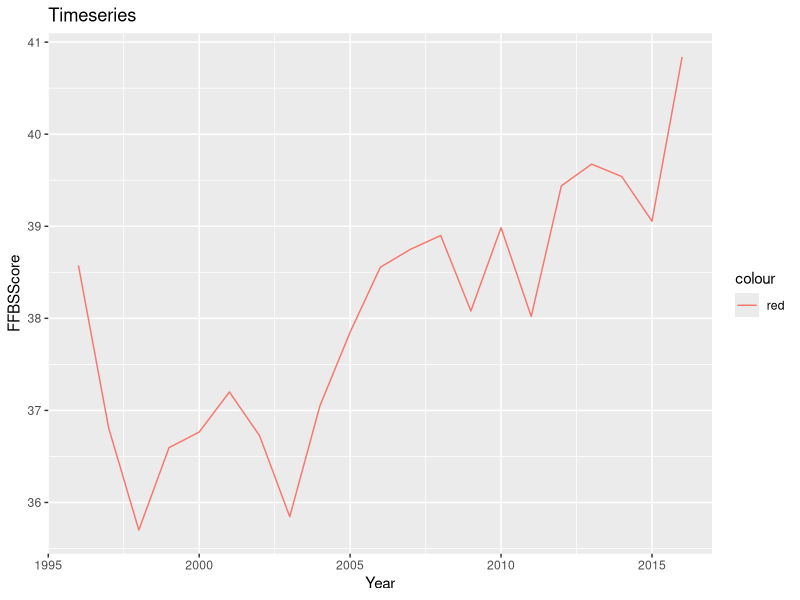
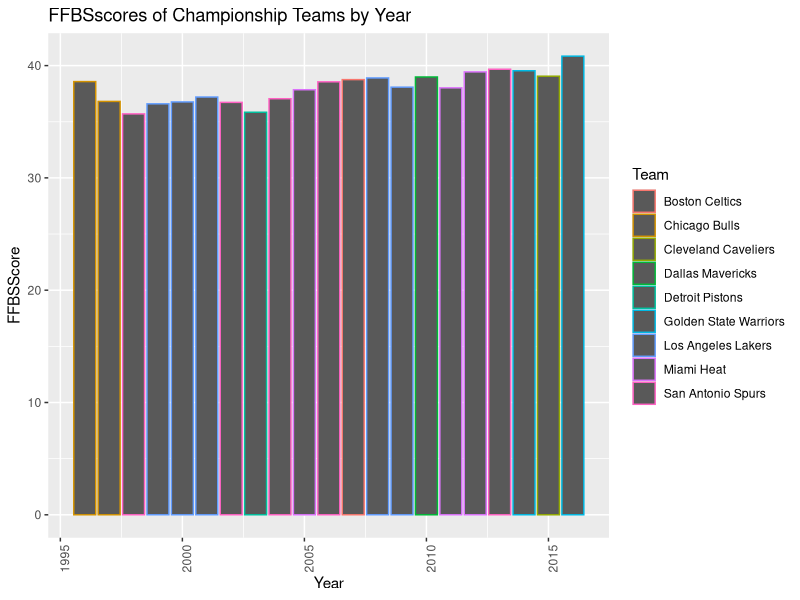
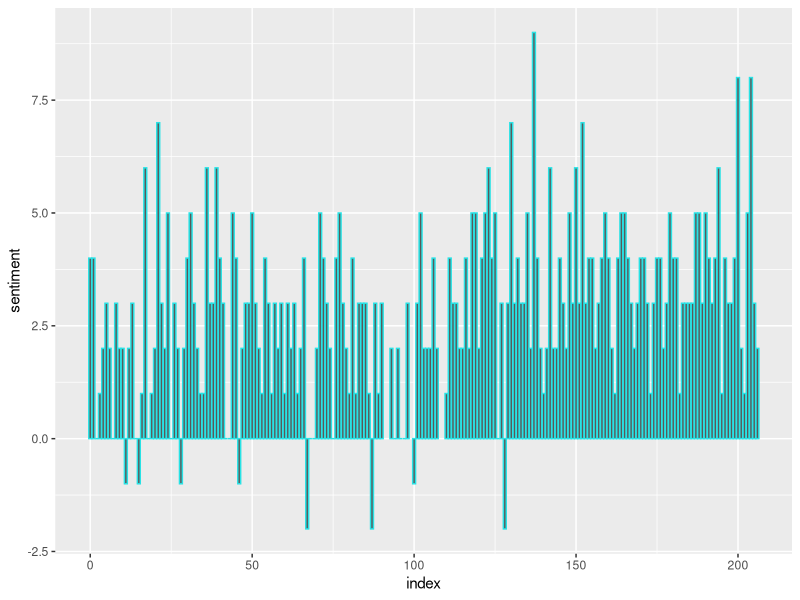
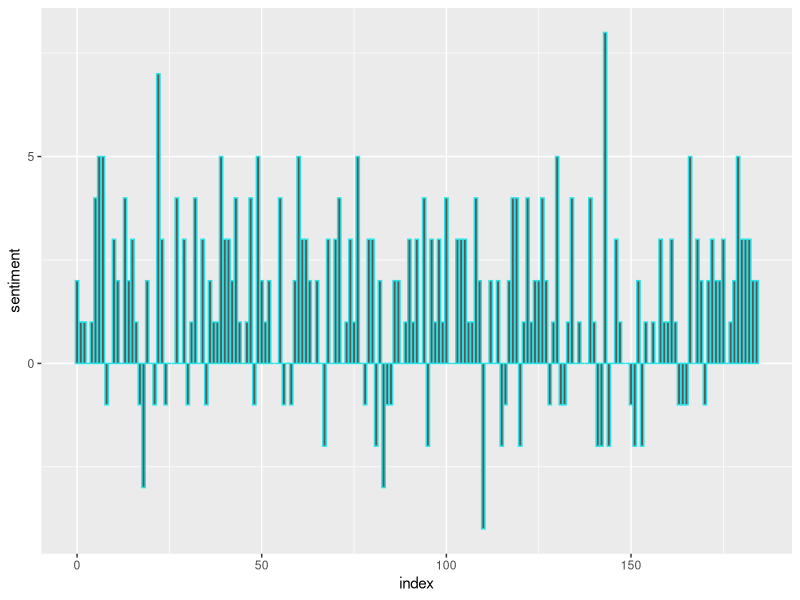
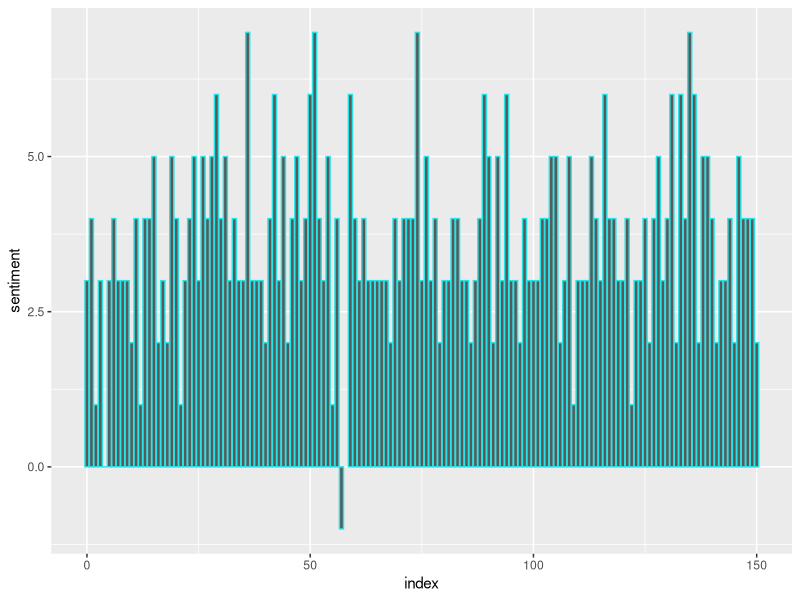
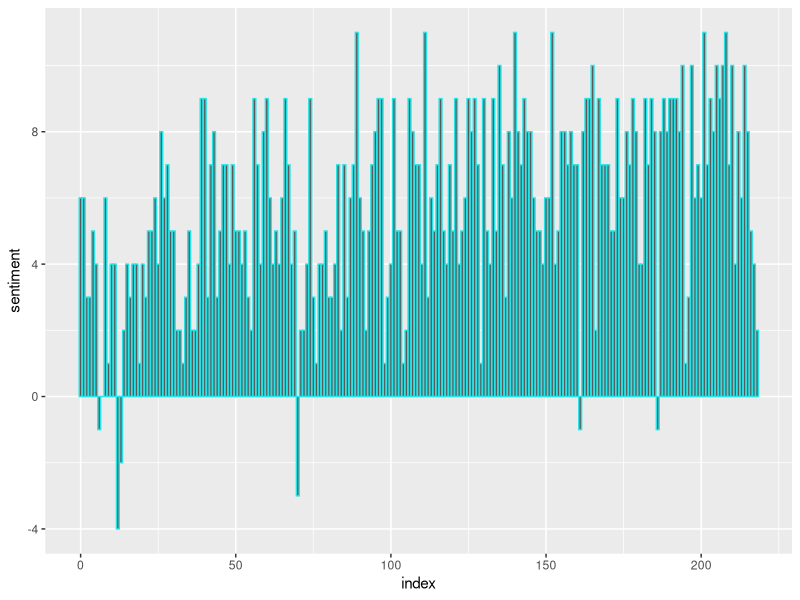
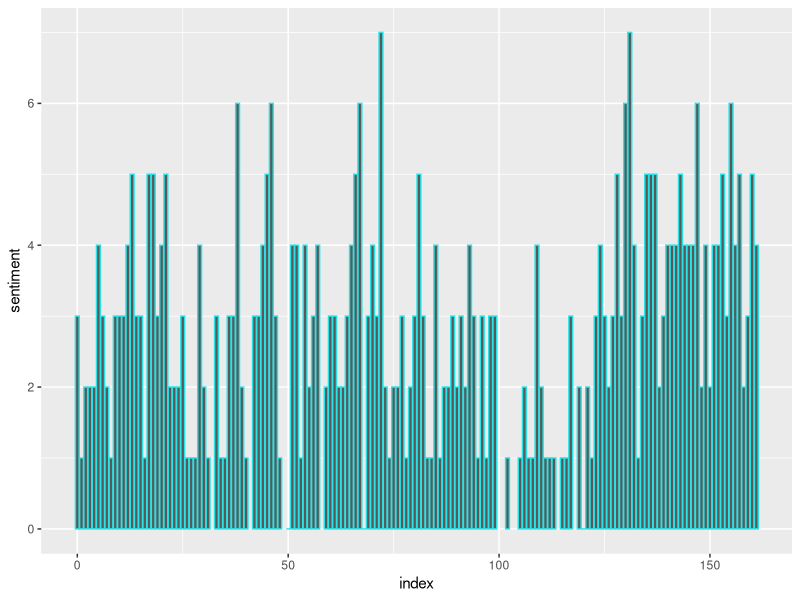
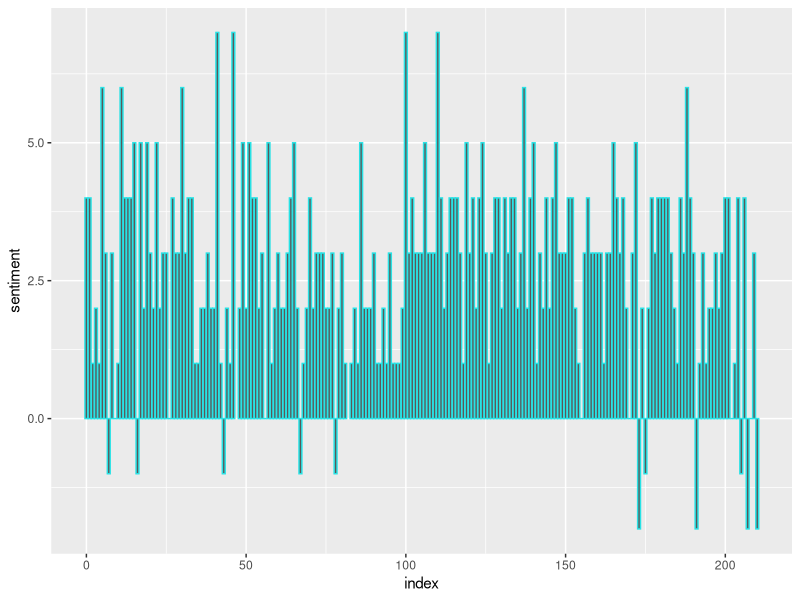

Reproduce these figures in R, in order.
library(tidyverse)
# library(devtools)
# library(twitteR)
library(tidytext)

teams <- read.csv("winningteams.csv")
teamstib <- as.tibble(teams)

# editing the data set to add two new columns of FFBS SCore and rank
teamstib <- teamstib %>% mutate(FFBSScore = 0.4*eFG - 0.25*TOV + 0.2*RB + 0.15*FT)
teamstib <- teamstib %>% mutate(Rank = c(2,4,1,3,4,1,2,3,3,4,1,2,4,1,3,2,3,4,2,1,2,4,3,1,2,4,1,3,4,3,2,1,3,4,1,2,3,2,1,4,1,4,2,3,2,1,4,3,2,4,3,1,3,4,1,2,3,1,4,2,3,2,4,1,1,2,4,3,1,3,4,2,1,3,2,4,3,1,4,2,1,3,4,2))
teams <- as.data.frame(teamstib)

ranktib <- teamstib %>% select(Champion, Rank) %>% 
  filter(Champion == "Yes") 
rank <- as.data.frame(ranktib) 
mean(rank$Rank)

# filtering out non championship teams
champscores <- teamstib %>% select(Champion, FFBSScore) %>% 
    filter(Champion == "Yes") %>% as.data.frame()
avgchampscores <- mean(champscores$FFBSScore)

#filtering out Championship teams
nonchampscores <- teamstib %>% select(Champion, FFBSScore) %>% 
  filter(Champion == "No") %>% as.data.frame()
avgnonchampscores <- mean(nonchampscores$FFBSScore)

var.test(champscores$FFBSScore, nonchampscores$FFBSScore)
t.test(champscores$FFBSScore, nonchampscores$FFBSScore, var.equal = T)



## timeseries plot of FFBSSCore of championship teams over 20 years 
champteams <- teamstib %>% filter(Champion == "Yes")
ts <- ggplot(data = champteams, aes(x = Year, y = FFBSScore, colour = 'red')) +geom_line() + ggtitle("Timeseries")
ts

FFBSchampplot <- ggplot(champteams) + 
  geom_bar(mapping = aes(x = Year, y = FFBSScore, color = Team), stat = "identity") + 
  theme(axis.text.x = element_text(angle = 90, hjust = 1)) + 
  ggtitle("FFBSscores of Championship Teams by Year")
FFBSchampplot


### TWITTER ANALYSIS ###

## THE FOLLOWING CODE IS COMMENTED OUT BECAUSE IT IS FOR 
## TWITTER REAL TIME DATA COLLECTION. I HAVE ALREADY SAVED
## THE DATA COLLECTED FROM TWITTER IN CSV'S WHICH ARE  INCLUDED IN THE 
## PROJECT FOLDER

# api_key <- "A39e9EPdw5vVO9zXU5fgSsclD"
# api_secret <- "79o3ei4tr4OQLhah0CtLGUuabCsiWCiVIAQPBu3Lzyjye2SSDk"
# 
# access_token <- "451216855-evLahTJeb2xGIwPky4TNfXCFULF590Xm4FCqsAkM"
# access_token_secret <- "NpbU1k5EF6GuMxR1AiKVopo0vC6voRhV0KLs10LpAJlWp"
# 
# 
# setup_twitter_oauth(api_key, api_secret, access_token, access_token_secret)
# 
# 
# # gathering Boston Celtics tweets and creating data set 
# celtics <- searchTwitter('@celtics', resultType = "recent", n = 1000)
# celtics.df <- twListToDF(celtics)
# write.csv(celtics.df, "celtics.csv")
# 
# # gathering Golden State Warriors tweets and creating data set
# warriors <- searchTwitter('@warriors', resultType = "recent", n = 1000)
# warriors.df <- twListToDF(warriors)
# write.csv(warriors.df, "warriors.csv")
# 
# # gathering Cleveland Caveliers tweets and creating data set
# cavs <- searchTwitter('@cavs', resultType = "recent", n = 1000)
# cavs.df <- twListToDF(cavs)
# write.csv(cavs.df, "cavs.csv")
# 
# # gathering New Orleans Pelicans tweets and creating data set
# pelicans <- searchTwitter('@PelicansNBA', resultType = "recent", n = 1000)
# pelicans.df <- twListToDF(pelicans)
# write.csv(pelicans.df, "pelicans.csv")
# 
# # gathering Houston Rockets tweets and creating data set
# rockets <- searchTwitter('@HoustonRockets', resultType = "recent", n = 1000)
# rockets.df <- twListToDF(rockets)
# write.csv(rockets.df, "rockets.csv")
# 
# # gathering Utah Jazz tweets and creating data set
# jazz <- searchTwitter('@utahjazz', resultType = "recent", n = 1000)
# jazz.df <- twListToDF(jazz)
# write.csv(jazz.df, "jazz.csv")
# 
# # gathering Philadelphia 76ers tweets and creating data set
# sixers <- searchTwitter('@sixers', resultType = "recent", n = 1000)
# sixers.df <- twListToDF(sixers)
# write.csv(sixers.df, "sixers.csv")
# 
# # gathering Toronto Raptors tweets and creating data set
# raptors <- searchTwitter('@Raptors', resultType = "recent", n = 1000)
# raptors.df <- twListToDF(raptors)
# write.csv(raptors.df, "raptors.csv")


# unnest words in celtics tweets data set
c<- read_csv("celtics.csv")
tceltics <- c %>% 
  as.tibble() %>% 
  select(text) %>% 
  unnest_tokens(word, text) %>% 
  mutate(linenumber = row_number())

# positive/negative sentiment analysis of celtics tweets 
c_sentiment <- tceltics %>%
  inner_join(get_sentiments("bing")) %>%
  count(index = linenumber %/% 100, sentiment) %>%
  spread(sentiment, n, fill = 0) %>%
  mutate(sentiment = positive - negative)  

# total sum of sentiments for 1000 most recent celtics tweets
c_sent_score <- as.data.frame(c_sentiment) %>% sum(c_sentiment$sentiment)

# pos/neg sentiment plot for celtics sentiment analysis 
ggplot(c_sentiment, aes(index, sentiment)) +
  geom_col(show.legend = FALSE,col=13) 


# unnest words in warriors tweets data set
w <- read_csv("warriors.csv")
twarriors <- w %>% 
  as.tibble() %>% 
  select(text) %>% 
  unnest_tokens(word, text) %>% 
  mutate(linenumber = row_number())

# positive/negative sentiment analysis of warriors tweets 
w_sentiment <- twarriors %>%
  inner_join(get_sentiments("bing")) %>%
  count(index = linenumber %/% 100, sentiment) %>%
  spread(sentiment, n, fill = 0) %>%
  mutate(sentiment = positive - negative)  

# total sum of sentiments for 1000 most recent warriors tweets
w_sent_score <- as.data.frame(w_sentiment) %>% sum(w_sentiment$sentiment)

# pos/neg sentiment plot for warriors sentiment analysis 
ggplot(w_sentiment, aes(index, sentiment)) +
  geom_col(show.legend = FALSE,col=13)


# unnest words in cavs tweets data set
ca <- read_csv("cavs.csv")
tcavs <- ca %>% 
  as.tibble() %>% 
  select(text) %>% 
  unnest_tokens(word, text) %>% 
  mutate(linenumber = row_number())

# positive/negative sentiment analysis of cavs tweets 
ca_sentiment <- tcavs %>%
  inner_join(get_sentiments("bing")) %>%
  count(index = linenumber %/% 100, sentiment) %>%
  spread(sentiment, n, fill = 0) %>%
  mutate(sentiment = positive - negative)  

# total sum of sentiments for 1000 most recent cavs tweets
ca_sent_score <- as.data.frame(ca_sentiment) %>% sum(ca_sentiment$sentiment)

# pos/neg sentiment plot for cavs sentiment analysis 
ggplot(ca_sentiment, aes(index, sentiment)) +
  geom_col(show.legend = FALSE,col=13)


# unnest words in pelicans tweets data set
p <- read_csv("pelicans.csv")
tpelicans <- p %>% 
  as.tibble() %>% 
  select(text) %>% 
  unnest_tokens(word, text) %>% 
  mutate(linenumber = row_number())

# positive/negative sentiment analysis of pelicans tweets 
p_sentiment <- tpelicans %>%
  inner_join(get_sentiments("bing")) %>%
  count(index = linenumber %/% 100, sentiment) %>%
  spread(sentiment, n, fill = 0) %>%
  mutate(sentiment = positive - negative)  

# total sum of sentiments for 1000 most recent pelicans tweets
p_sent_score <- as.data.frame(p_sentiment) %>% sum(p_sentiment$sentiment)

# pos/neg sentiment plot for pelicans sentiment analysis 
ggplot(p_sentiment, aes(index, sentiment)) +
  geom_col(show.legend = FALSE,col=13)


# unnest words in rockets tweets data set
r <- read_csv("rockets.csv")
trockets <- r %>% 
  as.tibble() %>% 
  select(text) %>% 
  unnest_tokens(word, text) %>% 
  mutate(linenumber = row_number())

# positive/negative sentiment analysis of rockets tweets 
r_sentiment <- trockets %>%
  inner_join(get_sentiments("bing")) %>%
  count(index = linenumber %/% 100, sentiment) %>%
  spread(sentiment, n, fill = 0) %>%
  mutate(sentiment = positive - negative)  

# total sum of sentiments for 1000 most recent rockets tweets
r_sent_score <- as.data.frame(r_sentiment) %>% sum(r_sentiment$sentiment)

# pos/neg sentiment plot for rockets sentiment analysis 
ggplot(r_sentiment, aes(index, sentiment)) +
  geom_col(show.legend = FALSE,col=13)


# unnest words in jazz tweets data set
j <- read_csv("jazz.csv")
tjazz <- j %>% 
  as.tibble() %>% 
  select(text) %>% 
  unnest_tokens(word, text) %>% 
  mutate(linenumber = row_number())

# positive/negative sentiment analysis of jazz tweets 
j_sentiment <- tjazz %>%
  inner_join(get_sentiments("bing")) %>%
  count(index = linenumber %/% 100, sentiment) %>%
  spread(sentiment, n, fill = 0) %>%
  mutate(sentiment = positive - negative)  

# total sum of sentiments for 1000 most recent jazz tweets
j_sent_score <- as.data.frame(j_sentiment) %>% sum(j_sentiment$sentiment)

# pos/neg sentiment plot for jazz sentiment analysis 
ggplot(j_sentiment, aes(index, sentiment)) +
  geom_col(show.legend = FALSE,col=13)


# unnest words in sixers tweets data set
s <- read_csv("sixers.csv")
tsixers <- s %>% 
  as.tibble() %>% 
  select(text) %>% 
  unnest_tokens(word, text) %>% 
  mutate(linenumber = row_number())

# positive/negative sentiment analysis of sixers tweets 
s_sentiment <- tsixers %>%
  inner_join(get_sentiments("bing")) %>%
  count(index = linenumber %/% 100, sentiment) %>%
  spread(sentiment, n, fill = 0) %>%
  mutate(sentiment = positive - negative)  

# total sum of sentiments for 1000 most recent sixers tweets
s_sent_score <- as.data.frame(s_sentiment) %>% sum(s_sentiment$sentiment)

# pos/neg sentiment plot for sixers sentiment analysis 
ggplot(s_sentiment, aes(index, sentiment)) +
  geom_col(show.legend = FALSE,col=13)


# unnest words in raptors tweets data set
ra <- read_csv("raptors.csv")
traptors <- c %>% 
  as.tibble() %>% 
  select(text) %>% 
  unnest_tokens(word, text) %>% 
  mutate(linenumber = row_number())

# positive/negative sentiment analysis of raptors tweets 
ra_sentiment <- traptors %>%
  inner_join(get_sentiments("bing")) %>%
  count(index = linenumber %/% 100, sentiment) %>%
  spread(sentiment, n, fill = 0) %>%
  mutate(sentiment = positive - negative)  

# total sum of sentiments for 1000 most recent raptors tweets
ra_sent_score <- as.data.frame(ra_sentiment) %>% sum(ra_sentiment$sentiment)

# pos/neg sentiment plot for raptors sentiment analysis 
ggplot(ra_sentiment, aes(index, sentiment)) +
  geom_col(show.legend = FALSE,col=13)

# tibble of sentiment scores for current nba playoff teams
senttib <- tibble(
  Team = c("Boston Celtics", "Cleveland Caveliers", "Utah Jazz", "New Orleans Pelicans", "Houston Rockets", "Toronto Raptors", "Philadelphia 76ers", "Golden State Warriors"),
  Sentiment_Score = c(22252,11870,23089,27238,12769,22252,12369,16981),
  Rank = c(3,8,2,1,6,3,7,5),
  Revrank = c(5,1,7,8,3,5,2,4)
)

# bar plot of current teams based on sentiment score
sentplot <- ggplot(senttib) + 
  geom_bar(mapping = aes(x = Team, y = Sentiment_Score, color = Team, fill = Team), stat = "identity") + 
  theme(axis.text.x = element_text(angle = 90, hjust = 1)) + 
  ggtitle("Sentiment Scores of Current NBA Playoff Teams")
sentplot

# bar plot of current teams by ranking based on sentiment score
sentrankplot <- ggplot(senttib) + 
  geom_bar(mapping = aes(x = Team, y = Rank, color = Team, fill = Team), stat = "identity") + 
  theme(axis.text.x = element_text(angle = 90, hjust = 1)) + 
  ggtitle("Likelihood of Winning Championship Ranking based on Sentiment Score")
sentrankplot

# bar plot of current teams by reversing ranking based on sentiment score 
sentrevrankplot <- ggplot(senttib) + 
  geom_bar(mapping = aes(x = Team, y = Revrank, color = Team, fill = Team), stat = "identity") + 
  theme(axis.text.x = element_text(angle = 90, hjust = 1)) + 
  ggtitle("Likelihood of Winning Championship Ranking (reversed) based on Sentiment Score")
sentrevrankplot

### Current NBA Playoff Teams FFBS Score analysis ###
current <- read.csv("currentteams.csv")
currenttib <- as.tibble(current)
currenttib <- currenttib %>% mutate(FFBSScore = 0.4*eFG - 0.25*TOV + 0.2*RB + 0.15*FT)
currenttib <- currenttib %>% mutate(Rank = c(8,4,7,5,2,3,6,1))

# bar plot of current teams based on FFBSScore
FFBSplot <- ggplot(currenttib) + 
  geom_bar(mapping = aes(x = Team, y = FFBSScore, color = Team, fill = Team), stat = "identity") + 
  theme(axis.text.x = element_text(angle = 90, hjust = 1)) + 
  ggtitle("FFBSScores of Current NBA Playoff Teams") 
FFBSplot

# bar plot of current teams by ranking based on FFBSScore
FFBSrankplot <- ggplot(currenttib) + 
  geom_bar(mapping = aes(x = Team, y = Rank, color = Team, fill = Team), stat = "identity") + 
  theme(axis.text.x = element_text(angle = 90, hjust = 1)) + 
  ggtitle("Likelihood of Winning Championship Ranking based on FBSS Score")
FFBSrankplot
